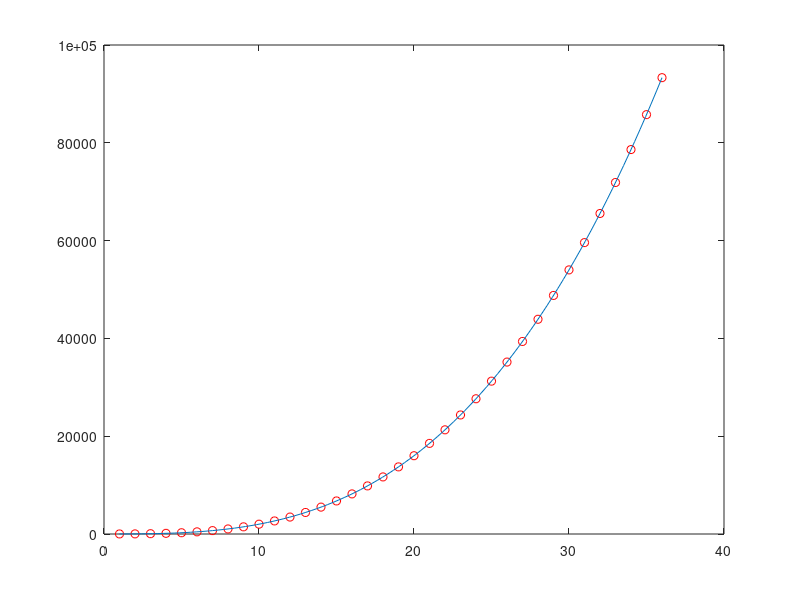

Here is the MATLAB script that generated this plot:
clear all
clc

data = load("jellyhunt.txt");

x = data(:,1);
y = data(:,2);
N = length(x);
Sx3 = sum(x.^3);
Sx6 = sum(x.^6);
Sy = sum(y);
Syx3 = sum((x.^3).*y);

M = [N,Sx3;
        Sx3,Sx6];

V = [Sy;
        Syx3];

coeffs = M\V;

a0 = coeffs(1);
a1 = coeffs(2);

x_func = linspace(min(x),max(x),100);
y_func = a0+a1*x_func.^3;

plot(x,y,'ro',x_func,y_func);



